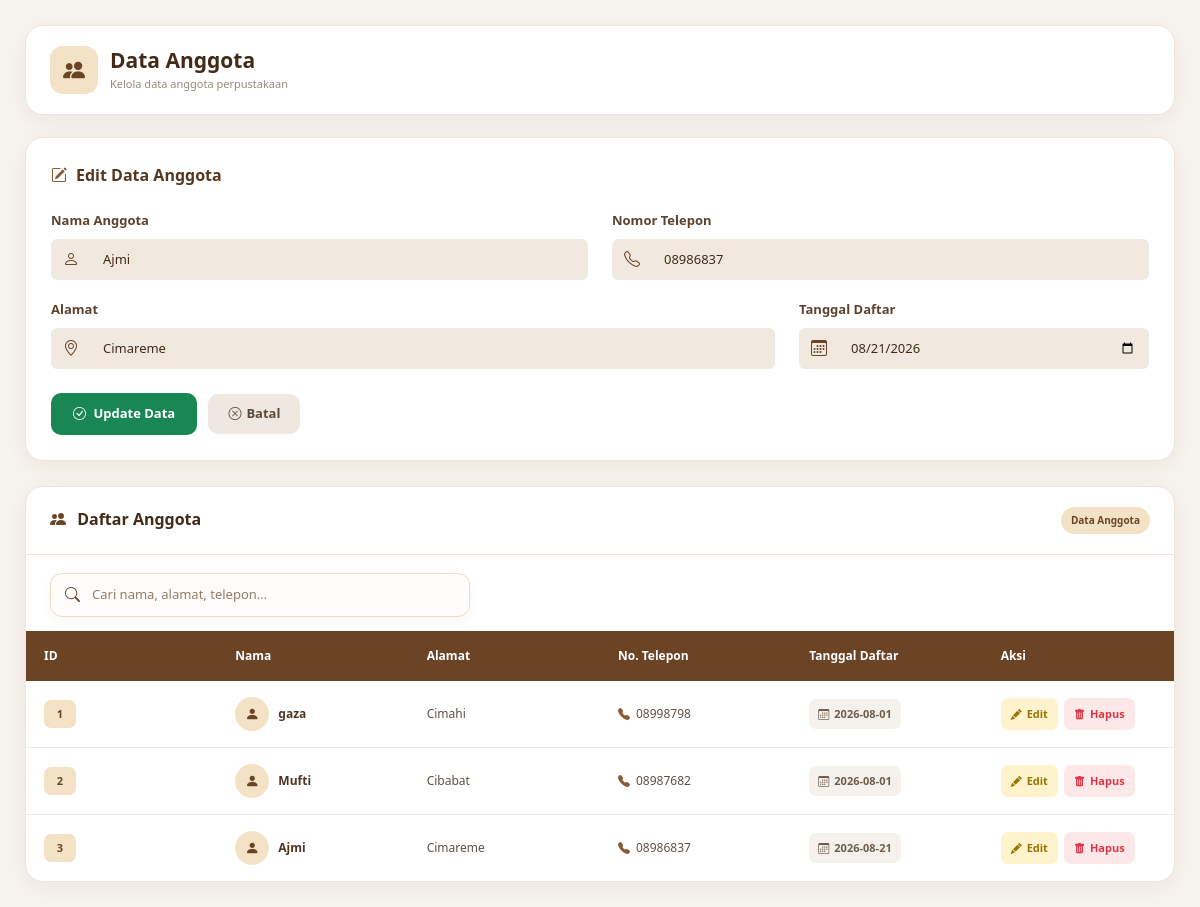
/anggota.php?edit=3, run on the app's committed database.
### tables this page shows
CREATE TABLE `anggota` (
  `id_anggota` int(11) NOT NULL,
  `Nama` varchar(500) NOT NULL,
  `Alamat` text NOT NULL,
  `No_Telp` varchar(50) NOT NULL,
  `Tanggal_daftar` date NOT NULL
);

### anggota.php (the view, shortened to what this page needs)
<?php
include "koneksi.php";
$edit = false;
if (isset($_GET['edit'])) {
    $edit = true;
    $id = $_GET['edit'];
    $query = mysqli_query(
        $conn,
        "SELECT * FROM anggota
         WHERE id_anggota='$id'"
    );
    $dataEdit = mysqli_fetch_assoc($query);
}
?>
<!DOCTYPE html>
<html lang="id">
<head>
    <link
        href="https://cdn.jsdelivr.net/npm/bootstrap@5.3.3/dist/css/bootstrap.min.css"
        rel="stylesheet"
    >
    <link
        rel="stylesheet"
        href="https://cdn.jsdelivr.net/npm/bootstrap-icons@1.11.3/font/bootstrap-icons.min.css"
    >
</head>
<body>
<div class="page-container">
    <div class="page-header">
        <div class="header-title">
            <div class="header-icon">
                <i class="bi bi-people-fill"></i>
            </div>
            <div>
                <h2>
                    Data Anggota
                </h2>
                <p>
                    Kelola data anggota
                    perpustakaan
                </p>
            </div>
        </div>
    </div>
    <div class="form-card">
        <div class="form-title">
            <i class="bi
                <?= $edit
                    ? 'bi-pencil-square'
                    : 'bi-person-plus-fill'
                ?>">
            </i>
            <?= $edit
                ? 'Edit Data Anggota'
                : 'Tambah Anggota Baru'
            ?>
        </div>
        <form method="post">
            <div class="row">
                <div class="col-md-6">
                    <label class="form-label">
                        Nama Anggota
                    </label>
                    <div class="input-group">
                        <span class="input-group-text">
                            <i class="bi bi-person"></i>
                        </span>
                        <input
                            type="text"
                            name="nama"
                            class="form-control"
                            placeholder="Masukkan nama anggota"
                            required
                            value="<?= $edit
                                ? htmlspecialchars(
                                    $dataEdit['Nama'] ?? ''
                                )
                                : ''
                            ?>"
                        >
                    </div>
                </div>
                <div class="col-md-6">
                    <label class="form-label">
                        Nomor Telepon
                    </label>
                    <div class="input-group">
                        <span class="input-group-text">
                            <i class="bi bi-telephone"></i>
                        </span>
                        <input
                            type="text"
                            name="no_telp"
                            class="form-control"
                            placeholder="Contoh: 081234567890"
                            required
                            value="<?= $edit
                                ? htmlspecialchars(
                                    $dataEdit['No_Telp'] ?? ''
                                )
                                : ''
                            ?>"
                        >
                    </div>
                </div>
                <div class="col-md-8">
                    <label class="form-label">
                        Alamat
                    </label>
                    <div class="input-group">
                        <span class="input-group-text">
                            <i class="bi bi-geo-alt"></i>
                        </span>
                        <input
                            type="text"
                            name="alamat"
                            class="form-control"
                            placeholder="Masukkan alamat lengkap"
                            required
                            value="<?= $edit
                                ? htmlspecialchars(
                                    $dataEdit['Alamat'] ?? ''
                                )
                                : ''
                            ?>"
                        >
                    </div>
                </div>
                <div class="col-md-4">
                    <label class="form-label">
                        Tanggal Daftar
                    </label>
                    <div class="input-group">
                        <span class="input-group-text">
                            <i class="bi bi-calendar3"></i>
                        </span>
                        <input
                            type="date"
                            name="tanggal_daftar"
                            class="form-control"
                            required
                            value="<?= $edit
                                ? htmlspecialchars(
                                    $dataEdit['Tanggal_daftar']
                                    ?? date('Y-m-d')
                                )
                                : date('Y-m-d')
                            ?>"
                        >
                    </div>
                </div>
            </div>
            <div class="mt-2">
                <?php if ($edit) { ?>
                    <button
                        type="submit"
                        name="update"
                        class="btn-save btn-update"
                    >
                        <i
                            class="bi
                            bi-check-circle me-1"
                        ></i>
                        Update Data
                    </button>
                    <a
                        href="anggota.php"
                        class="btn-cancel"
                    >
                        <i
                            class="bi
                            bi-x-circle"
                        ></i>
                        Batal
                    </a>
                <?php } ?>
            </div>
        </form>
    </div>
    <div class="table-card">
        <div class="table-header">
            <h3 class="table-title">
                <i
                    class="bi
                    bi-people-fill"
                ></i>
                Daftar Anggota
            </h3>
            <span class="badge-info">
                Data Anggota
            </span>
        </div>
        <div class="table-tools">
            <div class="search-box">
                <i class="bi bi-search"></i>
                <input
                    type="text"
                    id="searchAnggota"
                    placeholder="Cari nama, alamat, telepon..."
                    aria-label="Cari anggota"
                >
            </div>
        </div>
        <div class="table-responsive">
            <table id="tableAnggota">
                <thead>
                    <tr>
                        <th>
                            ID
                        </th>
                        <th>
                            Nama
                        </th>
                        <th>
                            Alamat
                        </th>
                        <th>
                            No. Telepon
                        </th>
                        <th>
                            Tanggal Daftar
                        </th>
                        <th>
                            Aksi
                        </th>
                    </tr>
                </thead>
                <tbody>
                    <?php
                    $data =
                        mysqli_query(
                            $conn,
                            "SELECT * FROM anggota"
                        );
                    if (
                        mysqli_num_rows($data)
                        > 0
                    ) {
                        while (
                            $d =
                            mysqli_fetch_assoc($data)
                        ) {
                            $id =
                                htmlspecialchars(
                                    $d['id_anggota']
                                    ?? ''
                                );
                            $nama =
                                htmlspecialchars(
                                    $d['Nama']
                                    ?? ''
                                );
                            $alamat =
                                htmlspecialchars(
                                    $d['Alamat']
                                    ?? ''
                                );
                            $no_telp =
                                htmlspecialchars(
                                    $d['No_Telp']
                                    ?? ''
                                );
                            $tanggal =
                                htmlspecialchars(
                                    $d['Tanggal_daftar']
                                    ?? ''
                                );
                    ?>
                        <tr>
                            <td>
                                <span
                                    class="id-badge"
                                >
                                    <?= $id ?>
                                </span>
                            </td>
                            <td>
                                <div
                                    class="member-name"
                                >
                                    <span
                                        class="member-avatar"
                                    >
                                        <i
                                            class="bi
                                            bi-person-fill"
                                        ></i>
                                    </span>
                                    <span>
                                        <?= $nama ?>
                                    </span>
                                </div>
                            </td>
                            <td>
                                <span>
                                    <?= $alamat ?>
                                </span>
                            </td>
                            <td>
                                <span
                                    class="phone-number"
                                >
                                    <i
                                        class="bi
                                        bi-telephone-fill"
                                    ></i>
                                    <?= $no_telp ?>
                                </span>
                            </td>
                            <td>
                                <span
                                    class="date-badge"
                                >
                                    <i
                                        class="bi
                                        bi-calendar3"
                                    ></i>
                                    <?= $tanggal ?>
                                </span>
                            </td>
                            <td>
                                <div
                                    class="action-buttons"
                                >
                                    <a
                                        href="anggota.php?edit=<?= $id ?>"
                                        class="btn-action btn-edit"
                                    >
                                        <i
                                            class="bi
                                            bi-pencil-fill"
                                        ></i>
                                        Edit
                                    </a>
                                    <a
                                        href="anggota.php?hapus=<?= $id ?>"
                                        class="btn-action btn-delete"
                                        onclick="
                                            return confirmDelete(
                                                '<?= htmlspecialchars(
                                                    $nama,
                                                    ENT_QUOTES
                                                ) ?>',
                                                this.href
                                            );
                                        "
                                    >
                                        <i
                                            class="bi
                                            bi-trash-fill"
                                        ></i>
                                        Hapus
                                    </a>
                                </div>
                            </td>
                        </tr>
                    <?php
                        }
                    } ?>
                </tbody>
            </table>
        </div>
    </div>
</div>
</body>
</html>

### data on the page
anggota: nama "Ajmi", no_telp "08986837", alamat "Cimareme", tanggal_daftar "08/21/2026", id_anggota "3", Nama "Ajmi", Alamat "Cimareme", No_Telp "08986837", Tanggal_daftar "2026-08-21"
anggota: id_anggota "1", Nama "gaza", Alamat "Cimahi", No_Telp "08998798", Tanggal_daftar "2026-08-01"
anggota: id_anggota "2", Nama "Mufti", Alamat "Cibabat", No_Telp "08987682", Tanggal_daftar "2026-08-01"
